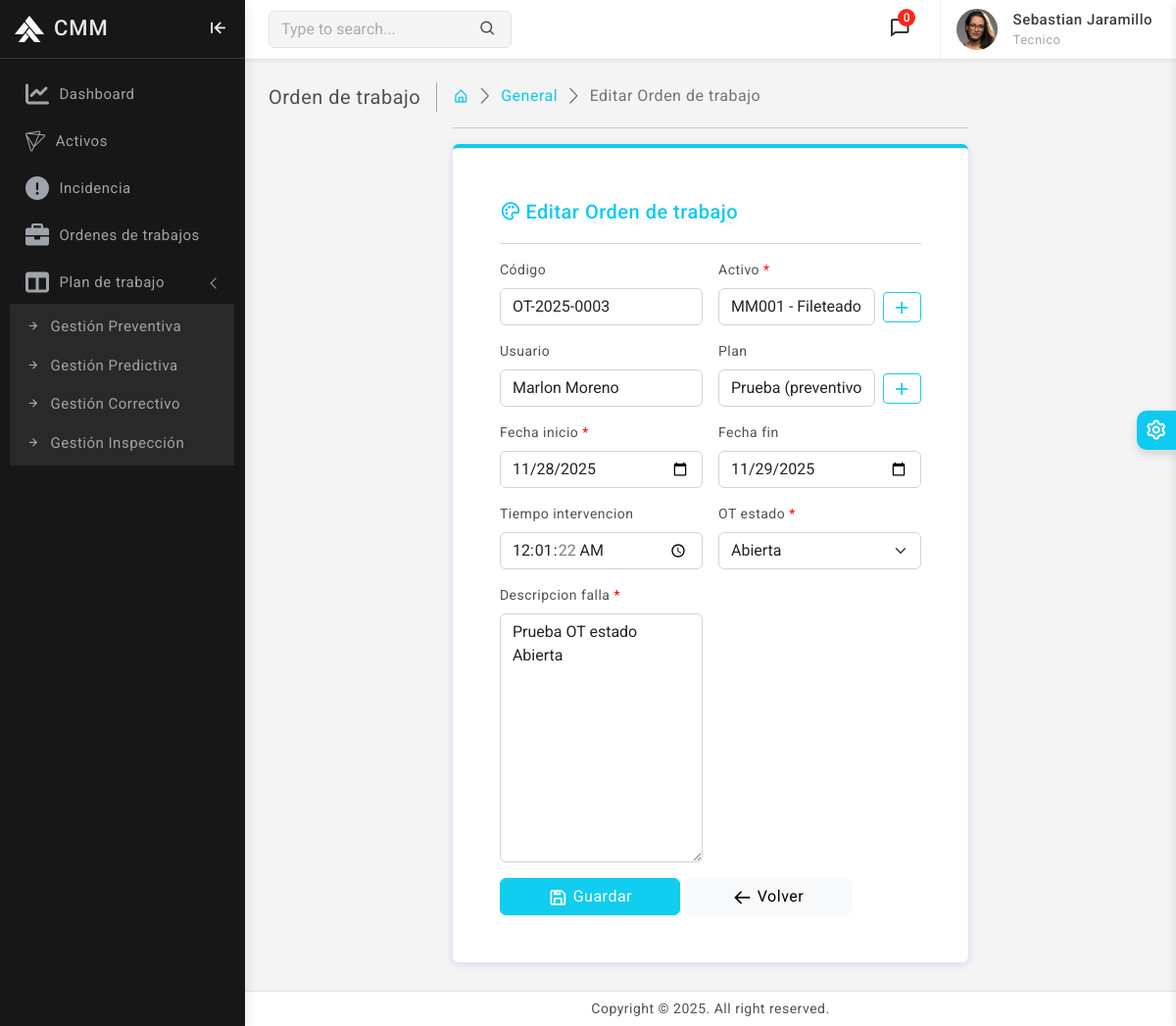
/ordenes/editar/3/ (signed in), run on the app's committed database.
### usuarios/models.py (models this page shows, shortened)
class PerfilUsuario(models.Model):
    usuario     = models.OneToOneField(Usuario, on_delete=models.CASCADE)
    nombre      = models.CharField(max_length=50)
    apellido    = models.CharField(max_length=50)
    documento   = models.IntegerField(unique=True)
    telefono    = models.IntegerField(unique=True)
    cargo       = models.ForeignKey(Cargo, on_delete=models.CASCADE, related_name="Cargo")
    def full_name(self):
        return f'{self.nombre} {self.apellido}'

class Cargo(models.Model):
    CARGO_CHOICES = [
        ('Administrador', 'Administrador'),
        ('Supervisor', 'Supervisor'),
        ('Tecnico', 'Tecnico'),
    ]
    cargo  = models.CharField(max_length=50, choices=CARGO_CHOICES, default='Tecnico')
    def __str__(self):
        return self.cargo

### orden_trabajo/models.py (models this page shows, shortened)
class OrdenTrabajo(models.Model):
    OT_ESTADO_CHOICES = [
        ('abierta', 'Abierta'),
        ('en_ejecucion', 'En ejecución'),
        ('cerrada', 'Cerrada'),
        ('bloqueada', 'Bloqueada'),
    ]
    codigo = models.CharField(max_length=50, unique=True)
    activo = models.ForeignKey(Activo, on_delete=models.PROTECT, related_name='activo_ordenes')
    plan = models.ForeignKey(PlanGestion, on_delete=models.SET_NULL, null=True, blank=True, related_name='plan_ordenes')
    usuario = models.ForeignKey(settings.AUTH_USER_MODEL, on_delete=models.SET_NULL, null=True, blank=True, related_name='ordenes_asignadas')
    fecha_inicio = models.DateField(default=timezone.now, blank=False)
    fecha_fin = models.DateField(null=True, blank=True)
    tiempo_intervencion = models.DurationField(null=True, blank=True)
    OT_estado = models.CharField(max_length=15, choices=OT_ESTADO_CHOICES, default='abierta', db_index=True)
    descripcion_falla = models.TextField()
    acciones = models.TextField(blank=True)
    recursos_usados = models.TextField(blank=True)  # materiales/herramientas/horas
    class Meta:
        verbose_name = 'Orden de trabajo'
        verbose_name_plural = 'Órdenes de trabajo'
        ordering = ['-fecha_inicio']
        indexes = [
            models.Index(fields=['OT_estado']),
            models.Index(fields=['activo', 'OT_estado']),
            models.Index(fields=['plan']),
        ]
        constraints = [
            models.CheckConstraint(
                check=models.Q(fecha_fin__gte=models.F('fecha_inicio')) | models.Q(fecha_fin__isnull=True), name='ck_wo_end_after_start'
            ),
        ]

### orden_trabajo/views.py (the view)
# urls.py: path('editar/<int:id_OT>/', views.editar_orden_trabajo , name='editar_orden_trabajo'),
@login_required(login_url='login')
def editar_orden_trabajo(request, id_OT):
    ot = get_object_or_404(OrdenTrabajo, id=id_OT)
    if request.method == "POST":
        form = OrdenTrabajoForm(request.POST, instance=ot)
        if form.is_valid():
            form.save()
            messages.success(request, "OT actualizada correctamente.")
            return redirect('orden_trabajo')
        else:
            messages.error(request, "Actualizacion invalida.")
    else:
        form = OrdenTrabajoForm(instance=ot)
    context = {
        'form': form,
        'accion': 'Editar',
        'codigo': ot.codigo
    }
    return render(request, 'orden_trabajo/forms/form_orden_trabajo.html', context)

### CMM/context_processors.py (called while the page is built)
def global_context(request):
    user = None
    perfil = None
    if request.user.is_authenticated:
        user = request.user
        perfil = PerfilUsuario.objects.filter(usuario=request.user).first()
    return {
        'perfil': perfil,
        'user': user,
    }

### activos/models.py (called while the page is built)
    def __str__(self):
        return f'{self.codigo} - {self.nombre}'

### plan_gestion/models.py (called while the page is built)
    def __str__(self):
        return f'{self.plan_nombre} ({self.plan_tipo}/{self.frecuencia})'

### usuarios/models.py (called while the page is built)
    def __str__(self):
        return self.username

### templates/orden_trabajo/forms/form_orden_trabajo.html (shortened to what this page needs)
{% extends 'base.html' %}
{% load static %}
{% block content %}
    <div class="page-wrapper">
        <div class="page-content">
            <div class="page-breadcrumb d-none d-sm-flex align-items-center mb-3">
                <div class="breadcrumb-title pe-3">Orden de trabajo</div>
                <div class="ps-3">
                    <nav aria-label="breadcrumb">
                        <ol class="breadcrumb mb-0 p-0">
                           <li class="breadcrumb-item"><a href="{% url 'home' %}"><i class="bx bx-home-alt text-info"></i></a></li>
                            <li class="breadcrumb-item active" aria-current="page"><a href="{% url 'orden_trabajo' %}" class="text-info">General</a></li>
                            <li class="breadcrumb-item active" aria-current="page">{{ accion }} Orden de trabajo</li>
                        </ol>
                    </nav>
                </div>
            </div>
            <div class="col-xl-7 mx-auto">
            <hr/>
            <div class="card border-top border-0 border-4 border-info">
                <div class="card-body p-5">
                    <div class="card-title d-flex align-items-center">
                        <div>
                            <i class="bx bx-palette me-1 font-22 text-info"></i>
                        </div>
                        <h5 class="mb-0 text-info">{{ accion }} Orden de trabajo</h5>
                    </div>
                    <hr>
                    <form method="POST" class="row g-3 needs-validation" novalidate>
                            <div class="col-md-6">
                                <label class="form-label">Código</label>
                                {% if accion == 'Agregar' or accion == 'Agregar desde Incidencia' %}
                                    <input type="text" class="form-control" value="OT-{{ now|date:'Y' }}-XXXX" readonly>
                                    <div class="form-text">Este número se asignará automáticamente al guardar.</div>
                                {% elif accion == 'Editar' %}
                                    <input type="text" class="form-control" value="{{codigo}}" readonly>
                                {% endif %}
                            </div>
                        {% for field in form %}
                            <div class="col-md-6
                                {% if field.name == 'acciones' or field.name == 'recursos_usados' %} d-none {% endif %}"
                                id="{{ field.name }}-wrapper">
                                <label for="{{ field.id_for_label }}" class="form-label">{{ field.label|safe }}</label>
                                {% if field.name == 'activo' %}
                                    <div class="d-flex align-items-center">
                                        {{ field }}
                                        <a href="{% url 'agregar_activo' %}" class="btn btn-outline-info btn-sm ms-2" title="Agregar Activo">
                                        <i class="bx bx-plus"></i>
                                        </a>
                                    </div>
                                {% elif field.name == 'plan' %}
                                    <div class="d-flex align-items-center">
                                        {{ field }}
                                        <a href="{% url 'plan_gestion' 'preventivo' %}" class="btn btn-outline-info btn-sm ms-2" title="Agregar Plan">
                                        <i class="bx bx-plus"></i>
                                        </a>
                                    </div>
                                {% else %}
                                    {{ field }}
                                {% endif %}
                            </div>
                        {% endfor %}
                        <div class="col-12">
                            <button type="submit" class="btn btn-info px-5" name="action" value="{{ accion }}">
                                <i class="bx bx-save"></i> Guardar
                            </button>
                                    {% if accion == 'Agregar desde Incidencia' %}
                                        <a href="{% url 'agregar_incidencia' %}" class="btn btn-light px-5">
                                            <i class="bx bx-x"></i> Cancelar
                                        </a>
                                    {% else %}
                                        <a href="{% url 'orden_trabajo' %}" class="btn btn-light px-5">
                                            <i class="bx bx-arrow-back"></i> Volver
                                        </a>
                                    {% endif %}
                        </div>
                    </form>
                </div>
            </div>
        </div>
        </div>
    </div>
{% endblock %}

### templates/includes/navbar.html (shortened to what this page needs)
{% load static %}
<header>
    <div class="topbar d-flex align-items-center">
        <nav class="navbar navbar-expand">
            <div class="search-bar flex-grow-1">
                <div class="position-relative search-bar-box">
                    <input type="text" class="form-control search-control" placeholder="Type to search..."> <span class="position-absolute top-50 search-show translate-middle-y"><i class='bx bx-search'></i></span>
                </div>
            </div>
            <div class="top-menu ms-auto">
                <ul class="navbar-nav align-items-center">
                    <li class="nav-item dropdown dropdown-large">
                        <a class="nav-link dropdown-toggle dropdown-toggle-nocaret position-relative" href="#" role="button" data-bs-toggle="dropdown" aria-expanded="false"> <span class="alert-count">0</span>
                            <i class='bx bx-comment'></i>
                        </a>
                    </li>
                </ul>
            </div>
            <div class="user-box dropdown">
                <a class="d-flex align-items-center nav-link dropdown-toggle dropdown-toggle-nocaret" href="#" role="button" data-bs-toggle="dropdown" aria-expanded="false">
                    <img src="{% static 'images/avatars/avatar-2.png' %}" class="user-img" alt="user avatar">
                    <div class="user-info ps-3">
                        <p class="user-name mb-0"> {{perfil.full_name}} </p>
                        <p class="designattion mb-0">{{perfil.cargo}}</p>
                    </div>
                </a>
            </div>
        </nav>
    </div>
</header>

### CMM/static/css/app.css (style rules this page uses)
body { font-size: 14px; color: #4c5258; letter-spacing: .5px; background-color: #f4f4f4; overflow-x: hidden; font-family: Roboto, sans-serif }
a { text-decoration: none }
.topbar { position: fixed; top: 0; left: 250px; right: 0; height: 60px; background: #fff; border-bottom: 1px solid rgb(228 228 228 / 0%); z-index: 10; box-shadow: 0 .125rem .25rem rgba(0, 0, 0, .075)!important }
.topbar .navbar { width: 100%; height: 60px; padding-left: 1.5rem; padding-right: 1.5rem; }
.page-wrapper { height: 100%; margin-top: 60px; margin-bottom: 30px; margin-left: 250px }
.page-content { padding: 1.5rem 1.5rem 0.7rem 1.5rem }
.breadcrumb-title { font-size: 20px; border-right: 1.5px solid #aaa4a4 }
.page-breadcrumb .breadcrumb li.breadcrumb-item { font-size: 16px }
.page-breadcrumb .breadcrumb-item+.breadcrumb-item::before { display: inline-block; padding-right: .5rem; color: #6c757d; font-family: LineIcons; content: "\ea5c" }
.font-22 { font-size: 22px }
.btn i { vertical-align: middle; font-size: 1.3rem; margin-top: -1em; margin-bottom: -1em; }
input::placeholder { color: #000!important; opacity: .3!important }
.search-bar-box { width: 40% }
.search-control { background-color: #f6f5f5; border: 1px solid #e1e1e1; padding-right: 2.5rem }
.search-show { font-size: 18px; right: 15px }
.topbar .navbar .navbar-nav .nav-link { padding-right: .8rem; padding-left: .8rem; color: #252323; font-size: 22px }
.dropdown-toggle-nocaret:after { display: none }
.alert-count { position: absolute; top: 5px; left: 22px; width: 18px; height: 18px; display: flex; align-items: center; justify-content: center; border-radius: 50%; font-size: 12px; font-weight: 500; color: #fff; background: #f62718 }
.user-img { width: 42px; height: 42px; border-radius: 50%; border: 0 solid #e5e5e5; padding: 0; margin-left: 1rem; }
.user-info .user-name { font-size: 15px; font-weight: 500; color: #413c3c }
.user-info .designattion { font-size: 13px; color: #a9a8a8 }
.user-box { display: flex; align-items: center; height: 60px; border-left: 1px solid #f0f0f0; margin-left: 1rem }
.dropdown-large { position: relative }

### data on the page
PerfilUsuario: full_name "Sebastian Jaramillo", cargo "Tecnico"
OrdenTrabajo: codigo "OT-2025-0003", form "MM001 - Fileteadora", form "Marlon Moreno" "11/28/2025" "11/29/2025" "00:01:22" "Abierta" "Prueba OT estado Abierta", form "Prueba (preventivo/mensual)"

### other printed values
{{ accion }} "Editar"
{{ field.label|safe }} "Activo *" "Usuario" "Plan" "Fecha inicio *" "Fecha fin" "Tiempo intervencion" "OT estado *" "Descripcion falla *"
